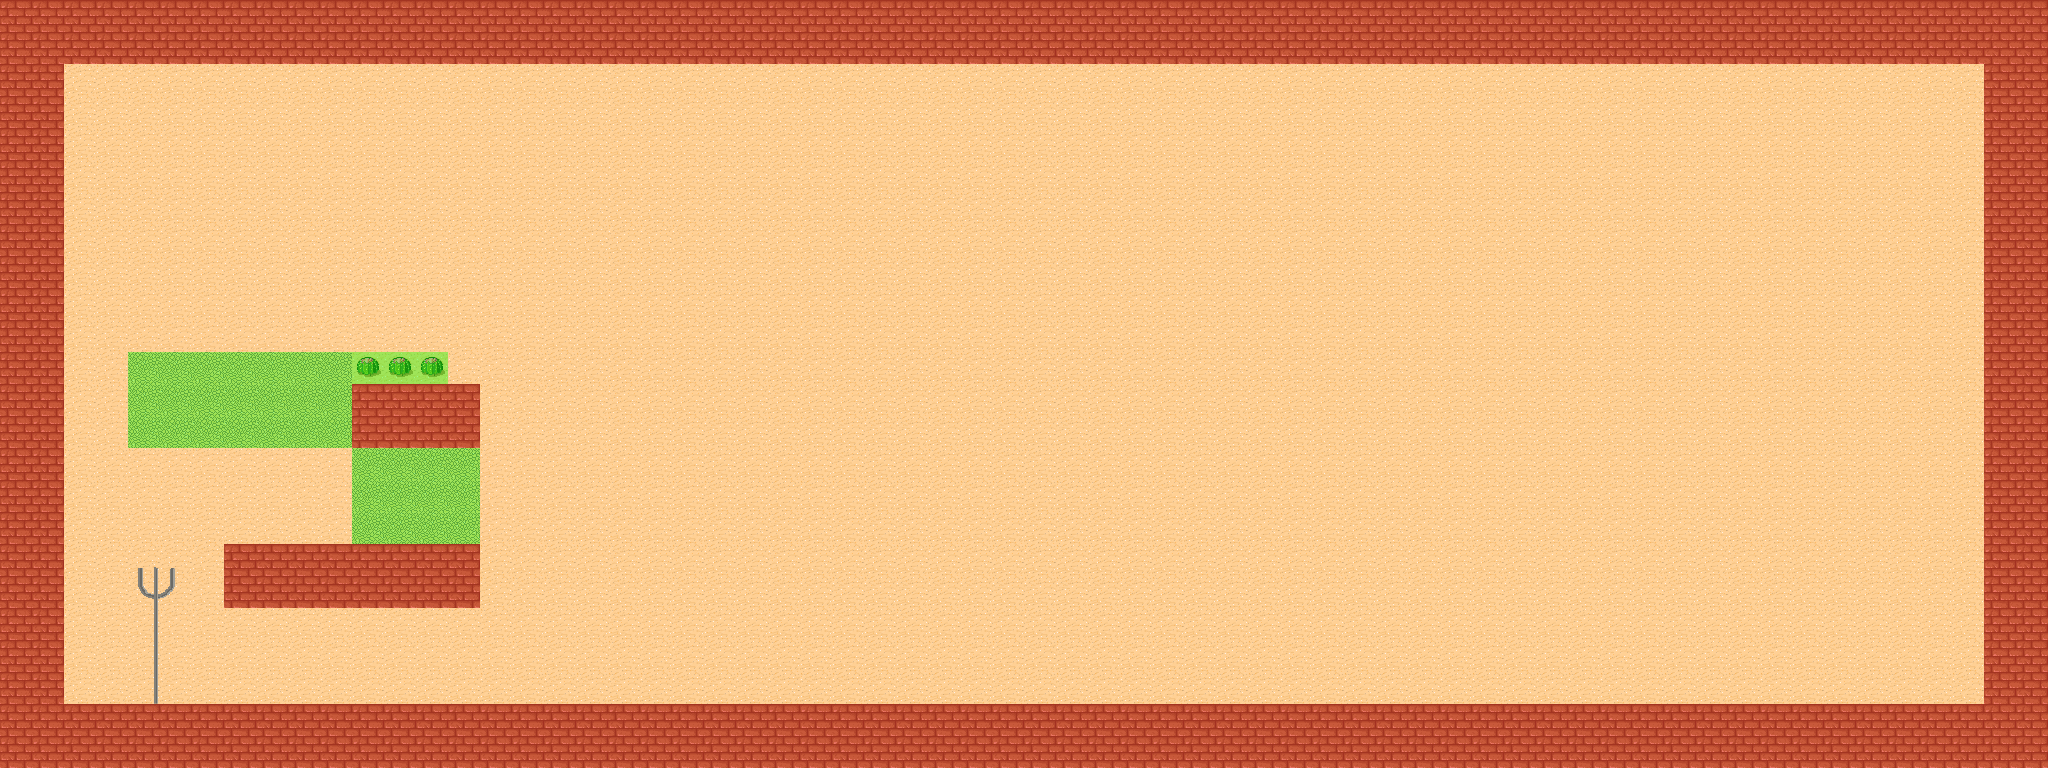

Below is a game level as drawn by its tile map, then a one-line description and the .tmx that defines it (tile-layer data replaced by summaries):
An orthogonal 64x24 tile map with 32x32 px tiles, 3 tile layers (Map, dasda, Navigation), 1 hidden layer not drawn, 3 tilesets and 6 objects.

<map version="1.10" tiledversion="1.11.0" orientation="orthogonal" renderorder="right-down" width="64" height="24" tilewidth="32" tileheight="32" infinite="0" nextlayerid="11" nextobjectid="14">
 <tileset firstgid="1" name="tmw_desert_spacing" tilewidth="32" tileheight="32" spacing="1" margin="1" tilecount="48" columns="8">
  <image source="tmw_desert_spacing.png" width="265" height="199" />
  <wangsets>
   <wangset name="Brick" type="corner" tile="9">
    <wangcolor name="" color="#ff0000" tile="-1" probability="1" />
    <wangtile tileid="0" wangid="0,0,0,1,0,0,0,0" />
    <wangtile tileid="1" wangid="0,0,0,1,0,1,0,0" />
    <wangtile tileid="2" wangid="0,0,0,0,0,1,0,0" />
    <wangtile tileid="8" wangid="0,1,0,1,0,0,0,0" />
    <wangtile tileid="9" wangid="0,1,0,1,0,1,0,1" />
    <wangtile tileid="10" wangid="0,0,0,0,0,1,0,1" />
    <wangtile tileid="16" wangid="0,1,0,0,0,0,0,0" />
    <wangtile tileid="17" wangid="0,1,0,0,0,0,0,1" />
    <wangtile tileid="18" wangid="0,0,0,0,0,0,0,1" />
    <wangtile tileid="19" wangid="0,1,0,0,0,1,0,1" />
    <wangtile tileid="20" wangid="0,1,0,1,0,0,0,1" />
    <wangtile tileid="27" wangid="0,0,0,1,0,1,0,1" />
    <wangtile tileid="28" wangid="0,1,0,1,0,1,0,0" />
   </wangset>
   <wangset name="Marble" type="corner" tile="33">
    <wangcolor name="" color="#ff0000" tile="-1" probability="1" />
    <wangtile tileid="24" wangid="0,0,0,1,0,0,0,0" />
    <wangtile tileid="25" wangid="0,0,0,1,0,1,0,0" />
    <wangtile tileid="26" wangid="0,0,0,0,0,1,0,0" />
    <wangtile tileid="32" wangid="0,1,0,1,0,0,0,0" />
    <wangtile tileid="33" wangid="0,1,0,1,0,1,0,1" />
    <wangtile tileid="34" wangid="0,0,0,0,0,1,0,1" />
    <wangtile tileid="35" wangid="0,1,0,0,0,1,0,1" />
    <wangtile tileid="36" wangid="0,1,0,1,0,0,0,1" />
    <wangtile tileid="40" wangid="0,1,0,0,0,0,0,0" />
    <wangtile tileid="41" wangid="0,1,0,0,0,0,0,1" />
    <wangtile tileid="42" wangid="0,0,0,0,0,0,0,1" />
    <wangtile tileid="43" wangid="0,0,0,1,0,1,0,1" />
    <wangtile tileid="44" wangid="0,1,0,1,0,1,0,0" />
   </wangset>
   <wangset name="Sand" type="corner" tile="14">
    <wangcolor name="" color="#ff0000" tile="29" probability="1" />
    <wangtile tileid="3" wangid="0,1,0,0,0,1,0,1" />
    <wangtile tileid="4" wangid="0,1,0,1,0,0,0,1" />
    <wangtile tileid="5" wangid="0,0,0,1,0,0,0,0" />
    <wangtile tileid="6" wangid="0,0,0,1,0,1,0,0" />
    <wangtile tileid="7" wangid="0,0,0,0,0,1,0,0" />
    <wangtile tileid="11" wangid="0,0,0,1,0,1,0,1" />
    <wangtile tileid="12" wangid="0,1,0,1,0,1,0,0" />
    <wangtile tileid="13" wangid="0,1,0,1,0,0,0,0" />
    <wangtile tileid="14" wangid="0,1,0,1,0,1,0,1" />
    <wangtile tileid="15" wangid="0,0,0,0,0,1,0,1" />
    <wangtile tileid="21" wangid="0,1,0,0,0,0,0,0" />
    <wangtile tileid="22" wangid="0,1,0,0,0,0,0,1" />
    <wangtile tileid="23" wangid="0,0,0,0,0,0,0,1" />
   </wangset>
  </wangsets>
 </tileset>
 <tileset firstgid="49" name="MapMetadata" tilewidth="32" tileheight="32" spacing="1" margin="1" tilecount="2" columns="2">
  <image source="MapMetadata.png" width="67" height="34" />
 </tileset>
 <tileset firstgid="51" name="atlas_backgrounds" tilewidth="32" tileheight="32" tilecount="836" columns="22">
  <image source="atlas_backgrounds.png" width="704" height="1216" />
 </tileset>
 <layer id="1" name="Map" width="64" height="24">
  <properties>
   <property name="Draw" type="bool" value="true" />
  </properties>
  <data>[1536 cells, 1536 non-empty, 4 distinct tile ids]</data>
 </layer>
 <objectgroup id="10" name="Giro">
  <object id="10" x="776" y="645.333" width="66.6667" height="58.6667" />
  <object id="11" x="1768" y="644" width="60" height="56" />
  <object id="12" x="321.555" y="350.564" width="30.0584" height="32.8545" />
  <object id="13" x="479.885" y="354.409" width="31.1069" height="31.8059" />
 </objectgroup>
 <layer id="9" name="dasda" width="64" height="24">
  <properties>
   <property name="Prof1" type="bool" value="true" />
  </properties>
  <data>[1536 cells, 10 non-empty, 10 distinct tile ids]</data>
 </layer>
 <layer id="5" name="Collisions" width="64" height="24" visible="0">
  <properties>
   <property name="Draw" type="bool" value="false" />
  </properties>
  <data>[1536 cells, 360 non-empty, 1 distinct tile ids]</data>
 </layer>
 <layer id="7" name="Navigation" width="64" height="24">
  <properties>
   <property name="Draw" type="bool" value="false" />
   <property name="Navigation" type="bool" value="true" />
  </properties>
  <data>[1536 cells, 402 non-empty, 3 distinct tile ids]</data>
 </layer>
 <objectgroup id="8" name="Sensores">
  <object id="8" x="584.889" y="634.288" width="96.8228" height="63.2312">
   <properties>
    <property name="Sensor" value="S1S2" />
   </properties>
  </object>
  <object id="9" x="359.628" y="484.114" width="75.0871" height="61.2552">
   <properties>
    <property name="Sensor" value="S1S3" />
   </properties>
  </object>
 </objectgroup>
</map>
